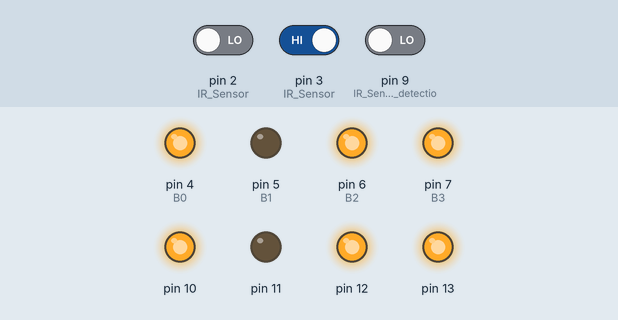
This sketch was run on a simulated Arduino Uno, built with avr-gcc and run on an emulated ATmega328P. On the bench: output pins drawn as LEDs (lit = HIGH). The inputs (shaded band) are chosen by the test bench; at power-on: pin 2 (IR_Sensor) LOW, pin 3 (IR_Sensor) HIGH, pin 9 (IR_Sensor_object_detectio) LOW. What the sketch prints to the serial monitor is not drawn.

Above: at 1.2 s.
1.3 s: pin 2 (IR_Sensor) driven HIGH
At 2.5 s:
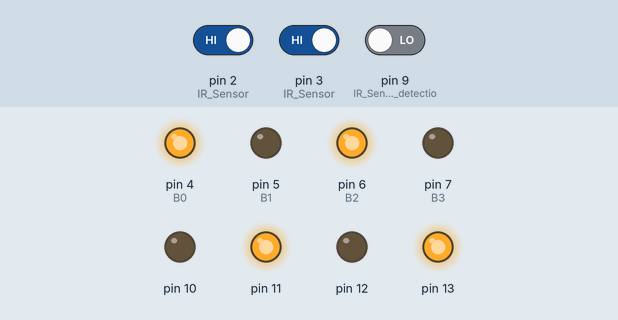
2.8 s: pin 3 (IR_Sensor) driven LOW
At 3.4 s:
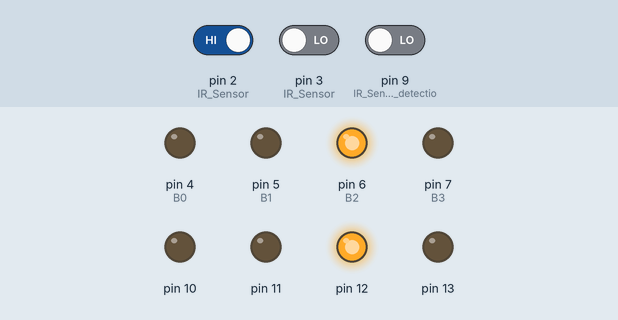
4.3 s: pin 9 (IR_Sensor_object_detectio) driven HIGH
At 5.5 s:
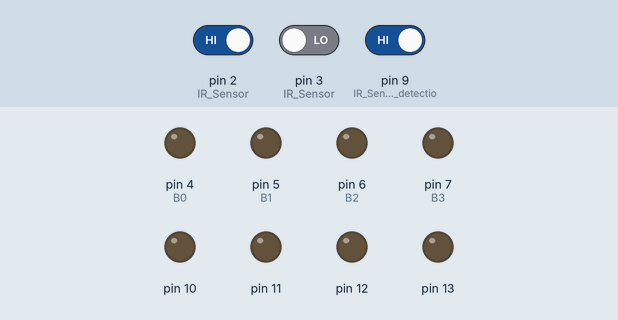
5.8 s: pin 9 (IR_Sensor_object_detectio) driven LOW
At 6.4 s:
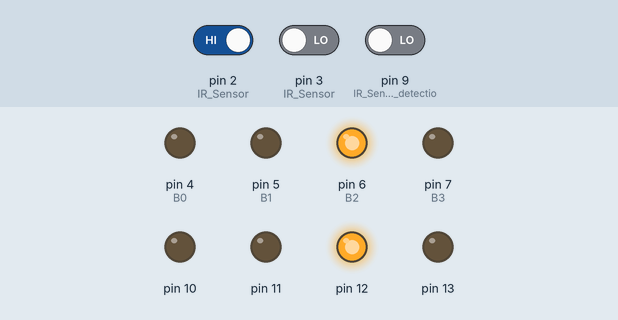
7.3 s: pin 3 (IR_Sensor) driven HIGH
At 8.1 s:
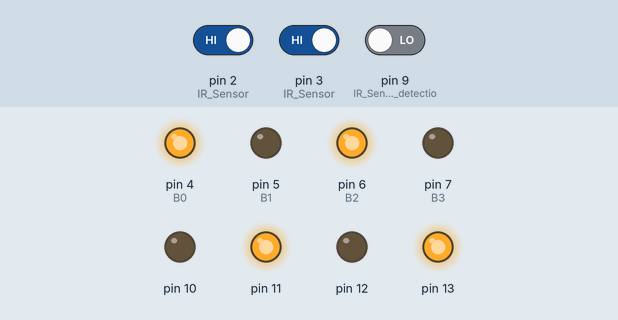
8.8 s: pin 2 (IR_Sensor) driven LOW and pin 3 (IR_Sensor) driven LOW
At 10.3 s:
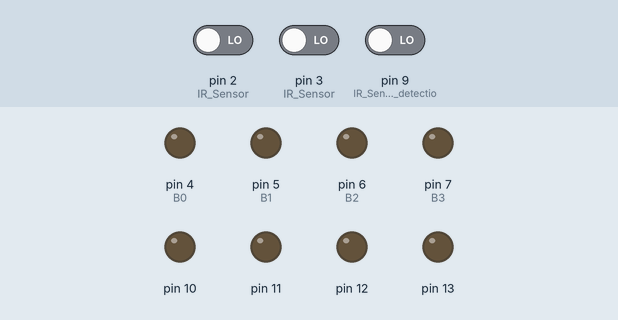
Timing chart, 0 to 11.4 s (numbered marks = the images above; inputs shaded):
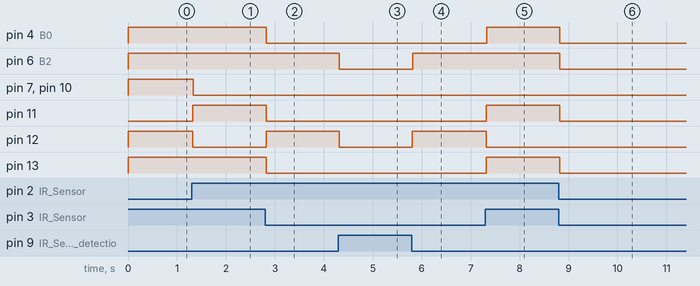

The sketch:

Swarm_Robot_Master_with_Object_Detection.ino
```cpp
#define B0 4
#define B1 5
#define B2 6
#define B3 7

void setup() {
  // put your setup code here, to run once:
  Serial.begin(9600);
  pinMode (10, OUTPUT);
  pinMode (11, OUTPUT);
  pinMode (12, OUTPUT);
  pinMode (13, OUTPUT);
  pinMode (B0, OUTPUT);
  pinMode (B1, OUTPUT);
  pinMode (B2, OUTPUT);
  pinMode (B3, OUTPUT);
  pinMode(9, INPUT); //IR Sensor object detection
  pinMode(2, INPUT); //IR Sensor
  pinMode(3, INPUT); //IR Sensor

}

void loop() {
  // put your main code here, to run repeatedly:
  int Right = digitalRead(2);
  int Left = digitalRead(3);
  Serial.println (Right);
  Serial.println (Left);
  int obstacle = digitalRead(9);
  Serial.println(obstacle);


  if (obstacle == 1) {
    digitalWrite (10, LOW);
    digitalWrite (11, LOW);
    digitalWrite (12, LOW);
    digitalWrite (13, LOW);
    digitalWrite(B0, LOW);
    digitalWrite(B1, LOW);
    digitalWrite(B2, LOW);
    digitalWrite(B3, LOW);
  }
  else if (obstacle == 0) {

    if (Right == 1 && Left == 1) {
      forward();
      digitalWrite(B0, HIGH);
      digitalWrite(B1, LOW);
      digitalWrite(B2, HIGH);
      digitalWrite(B3, LOW);

    }
    if (Right == 0 && Left == 0) {
      stoprobot();
      digitalWrite(B0, LOW);
      digitalWrite(B1, LOW);
      digitalWrite(B2, LOW);
      digitalWrite(B3, LOW);
    }
    if (Right == 0 && Left == 1) {
      right();
      digitalWrite(B0, HIGH);
      digitalWrite(B1, LOW);
      digitalWrite(B2, HIGH);
      digitalWrite(B3, HIGH);
    }
    if (Right == 1 && Left == 0) {
      left();
      digitalWrite(B0, LOW);
      digitalWrite(B1, LOW);
      digitalWrite(B2, HIGH);
      digitalWrite(B3, LOW);
    }

  }
}


void forward() {
  digitalWrite (10, LOW);
  digitalWrite (11, HIGH);
  digitalWrite (12, LOW);
  digitalWrite (13, HIGH);
  Serial.println("forward");
}
void right() {
  digitalWrite(10, HIGH);
  digitalWrite(11, LOW);
  digitalWrite(12, HIGH);
  digitalWrite(13, HIGH);
  Serial.println("right");
}
void left() {
  digitalWrite(10, LOW);
  digitalWrite(11, LOW);
  digitalWrite(12, HIGH);
  digitalWrite(13, LOW);
  Serial.println("left");
}
void stoprobot() {
  digitalWrite(10, LOW);
  digitalWrite(11, LOW);
  digitalWrite(12, LOW);
  digitalWrite(13, LOW);
  Serial.println("stop");

}
```

Measured:
- after the input at 1.3 s, pin 7 (B3), pin 10, pin 12: HIGH → LOW at once; pin 11: LOW → HIGH at once
- after the input at 2.8 s, pin 4 (B0), pin 11, pin 13: HIGH → LOW at once; pin 12: LOW → HIGH at once
- after the input at 4.3 s, pin 6 (B2), pin 12: HIGH → LOW at once
- after the input at 5.8 s, pin 6 (B2), pin 12: LOW → HIGH at once
- after the input at 7.3 s, pin 4 (B0), pin 11, pin 13: LOW → HIGH at once; pin 12: HIGH → LOW at once
- after the input at 8.8 s, pin 4 (B0), pin 6 (B2), pin 11, pin 13: HIGH → LOW at once
